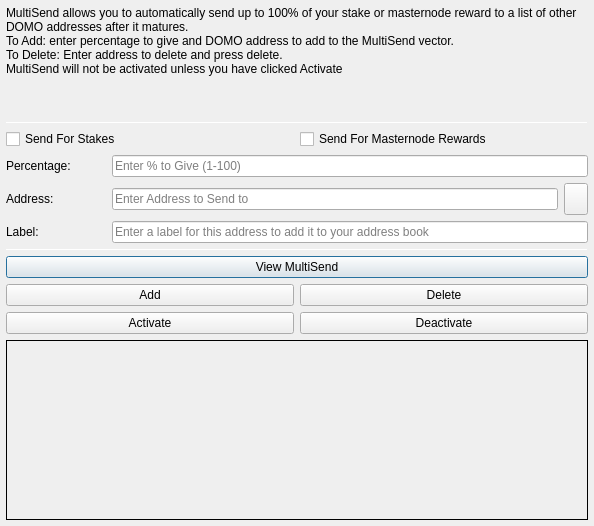
<?xml version="1.0" encoding="UTF-8"?>
<ui version="4.0">
 <class>MultiSendDialog</class>
 <widget class="QDialog" name="MultiSendDialog">
  <property name="windowModality">
   <enum>Qt::NonModal</enum>
  </property>
  <property name="geometry">
   <rect>
    <x>0</x>
    <y>0</y>
    <width>594</width>
    <height>526</height>
   </rect>
  </property>
  <property name="windowTitle">
   <string>MultiSend</string>
  </property>
  <layout class="QVBoxLayout" name="verticalLayout" stretch="0">
   <property name="leftMargin">
    <number>6</number>
   </property>
   <property name="topMargin">
    <number>6</number>
   </property>
   <property name="rightMargin">
    <number>6</number>
   </property>
   <property name="bottomMargin">
    <number>6</number>
   </property>
   <item>
    <layout class="QVBoxLayout" name="verticalLayout_Main" stretch="1,1,1,0,1,1,1">
     <item>
      <widget class="QLabel" name="label_2">
       <property name="lineWidth">
        <number>1</number>
       </property>
       <property name="text">
        <string>MultiSend allows you to automatically send up to 100% of your stake or masternode reward to a list of other DOMO addresses after it matures.
To Add: enter percentage to give and DOMO address to add to the MultiSend vector.
To Delete: Enter address to delete and press delete.
MultiSend will not be activated unless you have clicked Activate</string>
       </property>
       <property name="alignment">
        <set>Qt::AlignLeading|Qt::AlignLeft|Qt::AlignTop</set>
       </property>
       <property name="wordWrap">
        <bool>true</bool>
       </property>
      </widget>
     </item>
     <item>
      <widget class="Line" name="line">
       <property name="minimumSize">
        <size>
         <width>0</width>
         <height>1</height>
        </size>
       </property>
       <property name="maximumSize">
        <size>
         <width>16777215</width>
         <height>1</height>
        </size>
       </property>
       <property name="orientation">
        <enum>Qt::Horizontal</enum>
       </property>
      </widget>
     </item>
     <item>
      <layout class="QVBoxLayout" name="verticalLayout_Settings">
       <item>
        <layout class="QHBoxLayout" name="horizontalLayout">
         <item>
          <widget class="QCheckBox" name="multiSendStakeCheckBox">
           <property name="text">
            <string>Send For Stakes</string>
           </property>
          </widget>
         </item>
         <item>
          <widget class="QCheckBox" name="multiSendMasternodeCheckBox">
           <property name="text">
            <string>Send For Masternode Rewards</string>
           </property>
          </widget>
         </item>
        </layout>
       </item>
       <item>
        <layout class="QHBoxLayout" name="horizontalLayout_6">
         <item>
          <widget class="QLabel" name="label">
           <property name="minimumSize">
            <size>
             <width>100</width>
             <height>0</height>
            </size>
           </property>
           <property name="toolTip">
            <string>Percentage of stake to send</string>
           </property>
           <property name="text">
            <string>Percentage:</string>
           </property>
          </widget>
         </item>
         <item>
          <widget class="QLineEdit" name="multiSendPercentEdit">
           <property name="toolTip">
            <string>Enter whole numbers 1 - 100</string>
           </property>
           <property name="placeholderText">
            <string>Enter % to Give (1-100)</string>
           </property>
          </widget>
         </item>
        </layout>
       </item>
       <item>
        <layout class="QHBoxLayout" name="horizontalLayout_7">
         <item>
          <widget class="QLabel" name="label_5">
           <property name="minimumSize">
            <size>
             <width>100</width>
             <height>0</height>
            </size>
           </property>
           <property name="toolTip">
            <string>Address to send portion of stake to</string>
           </property>
           <property name="text">
            <string>Address:</string>
           </property>
          </widget>
         </item>
         <item>
          <widget class="QLineEdit" name="multiSendAddressEdit">
           <property name="toolTip">
            <string/>
           </property>
           <property name="placeholderText">
            <string>Enter Address to Send to</string>
           </property>
          </widget>
         </item>
         <item>
          <widget class="QToolButton" name="addressBookButton">
           <property name="maximumSize">
            <size>
             <width>16777215</width>
             <height>32</height>
            </size>
           </property>
           <property name="toolTip">
            <string>Choose an address from the address book</string>
           </property>
           <property name="text">
            <string/>
           </property>
           <property name="icon">
            <iconset resource="../domo.qrc">
             <normaloff>:/icons/address-book</normaloff>:/icons/address-book</iconset>
           </property>
           <property name="shortcut">
            <string>Alt+A</string>
           </property>
          </widget>
         </item>
        </layout>
       </item>
      </layout>
     </item>
     <item>
      <layout class="QHBoxLayout" name="horizontalLayout_3">
       <item>
        <widget class="QLabel" name="label_3">
         <property name="minimumSize">
          <size>
           <width>100</width>
           <height>0</height>
          </size>
         </property>
         <property name="text">
          <string>Label:</string>
         </property>
        </widget>
       </item>
       <item>
        <widget class="QLineEdit" name="labelAddressLabelEdit">
         <property name="placeholderText">
          <string>Enter a label for this address to add it to your address book</string>
         </property>
        </widget>
       </item>
      </layout>
     </item>
     <item>
      <widget class="Line" name="line_2">
       <property name="minimumSize">
        <size>
         <width>0</width>
         <height>1</height>
        </size>
       </property>
       <property name="maximumSize">
        <size>
         <width>16777215</width>
         <height>1</height>
        </size>
       </property>
       <property name="orientation">
        <enum>Qt::Horizontal</enum>
       </property>
      </widget>
     </item>
     <item>
      <layout class="QVBoxLayout" name="verticalLayout_Buttons">
       <item>
        <layout class="QHBoxLayout" name="horizontalLayout_4">
         <item>
          <widget class="QPushButton" name="viewButton">
           <property name="toolTip">
            <string/>
           </property>
           <property name="statusTip">
            <string>View MultiSend Vector</string>
           </property>
           <property name="text">
            <string>View MultiSend</string>
           </property>
          </widget>
         </item>
        </layout>
       </item>
       <item>
        <layout class="QHBoxLayout" name="horizontalLayout_2">
         <item>
          <widget class="QPushButton" name="addButton">
           <property name="toolTip">
            <string/>
           </property>
           <property name="statusTip">
            <string>Add to MultiSend Vector</string>
           </property>
           <property name="text">
            <string>Add</string>
           </property>
          </widget>
         </item>
         <item>
          <widget class="QPushButton" name="deleteButton">
           <property name="toolTip">
            <string/>
           </property>
           <property name="statusTip">
            <string>Delete Address From MultiSend Vector</string>
           </property>
           <property name="text">
            <string>Delete</string>
           </property>
          </widget>
         </item>
        </layout>
       </item>
       <item>
        <layout class="QHBoxLayout" name="horizontalLayout_5">
         <item>
          <widget class="QPushButton" name="activateButton">
           <property name="statusTip">
            <string>Activate MultiSend</string>
           </property>
           <property name="text">
            <string>Activate</string>
           </property>
          </widget>
         </item>
         <item>
          <widget class="QPushButton" name="disableButton">
           <property name="statusTip">
            <string>Deactivate MultiSend</string>
           </property>
           <property name="text">
            <string>Deactivate</string>
           </property>
          </widget>
         </item>
        </layout>
       </item>
      </layout>
     </item>
     <item>
      <widget class="QLabel" name="message">
       <property name="minimumSize">
        <size>
         <width>0</width>
         <height>180</height>
        </size>
       </property>
       <property name="frameShape">
        <enum>QFrame::Panel</enum>
       </property>
       <property name="frameShadow">
        <enum>QFrame::Plain</enum>
       </property>
       <property name="lineWidth">
        <number>1</number>
       </property>
       <property name="midLineWidth">
        <number>1</number>
       </property>
       <property name="text">
        <string/>
       </property>
       <property name="alignment">
        <set>Qt::AlignLeading|Qt::AlignLeft|Qt::AlignTop</set>
       </property>
       <property name="wordWrap">
        <bool>true</bool>
       </property>
      </widget>
     </item>
    </layout>
   </item>
  </layout>
 </widget>
 <resources>
  <include location="../domo.qrc"/>
 </resources>
 <connections/>
</ui>
